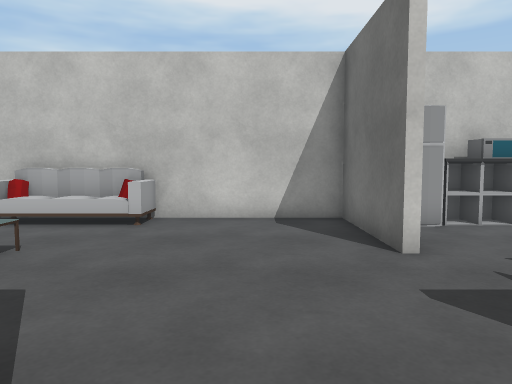
[1] (above)

17 first-person views from a walk through a Unity game level. The camera is 1.2 m above the floor, tilts 4° down and sees 70° across. The floor is counted in squares, 0.91 m on a side. Each view is taken from the middle of a square. On the plan, view 1 faces up. The plan holds only what a view shows up to about 15 squares ahead; the rest is blank. The place goes on beyond the plan. The player character is not drawn. Some surface patterns are stand-ins.

[2]
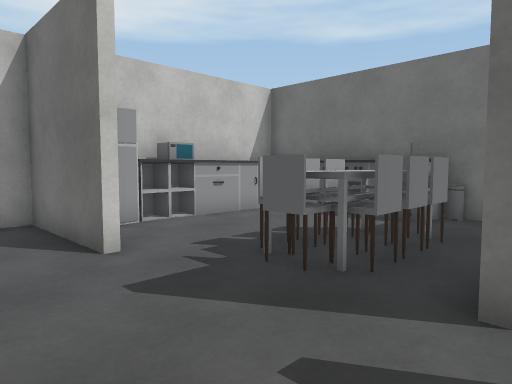

[3]
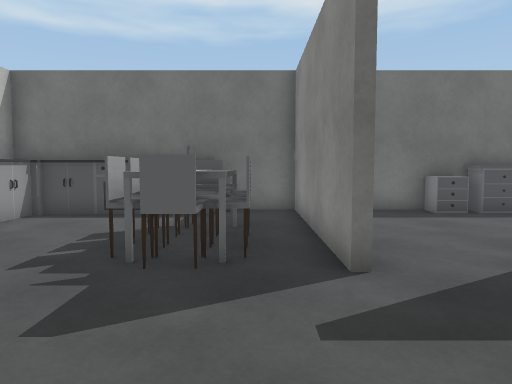

[4]
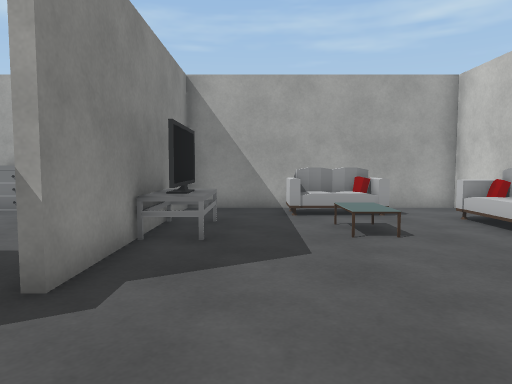

[5]
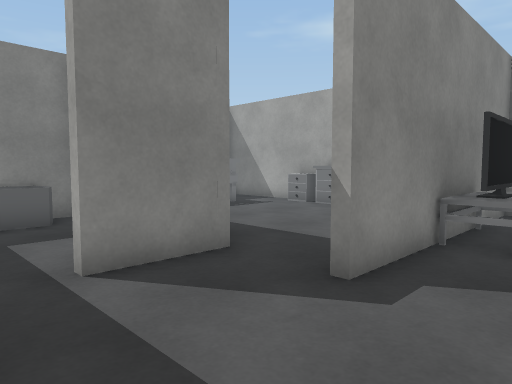

[6]
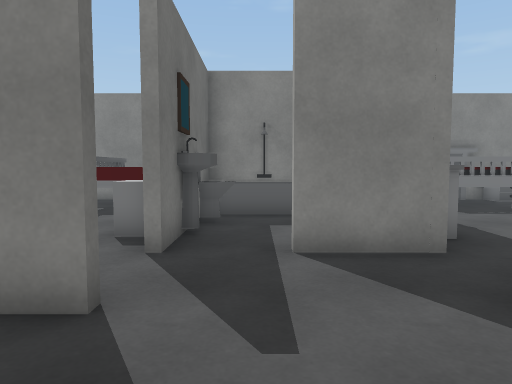

[7]
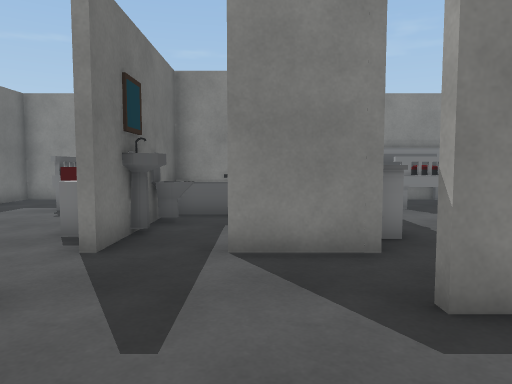

[8]
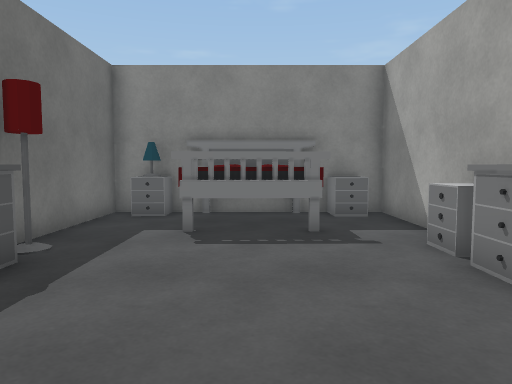

[9]
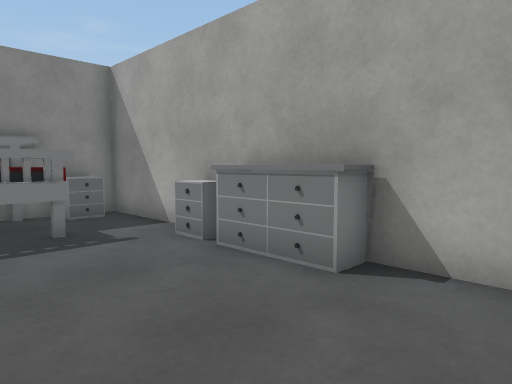

[10]
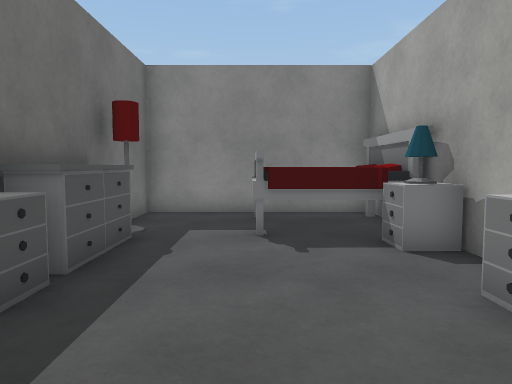

[11]
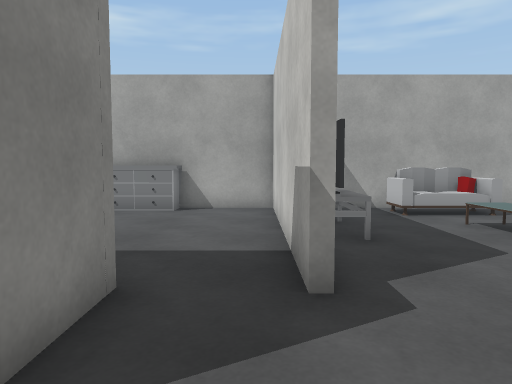

[12]
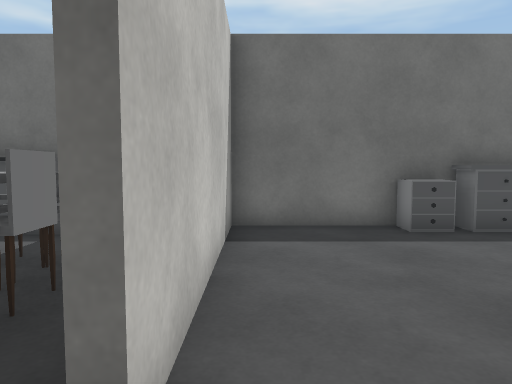

[13]
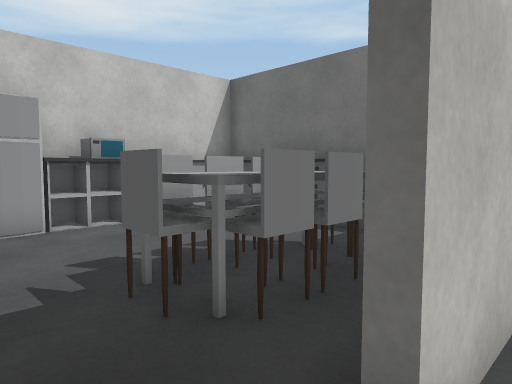

[14]
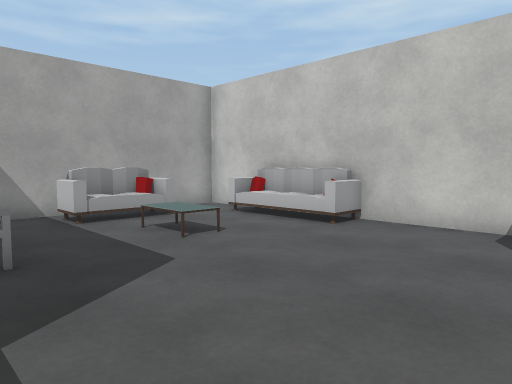

[15]
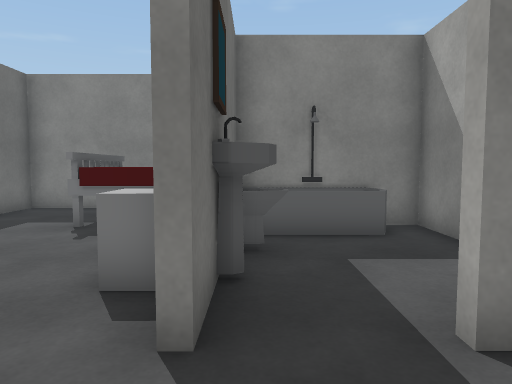

[16]
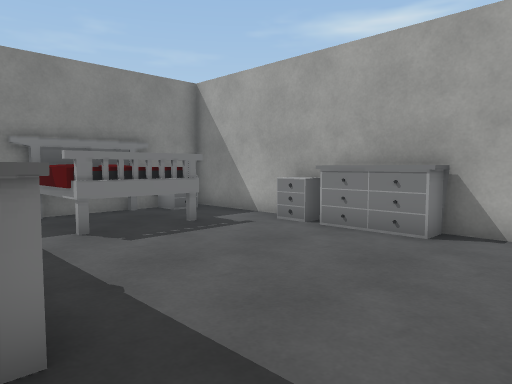

[17]
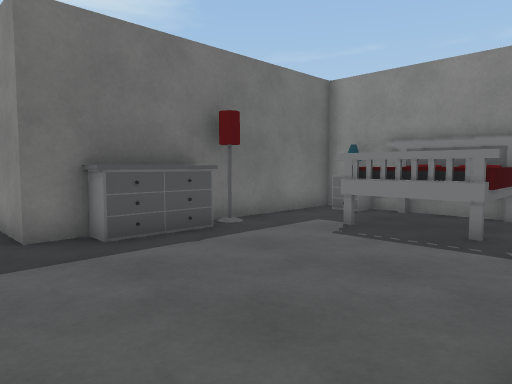

### Floor plan
Points are (right, up) in squares from view 1. A wall is a line through its corners. A room is listed if a view was taken in it or the views show most of it. See-through windows are left out.
Room 1 (views 1, 2, 3, 4, 5, 6, 7, 11, 12, 13, 14, 15, 16)
walls: (2.2, 5.4) (2.2, 9.4) (-3.5, 9.4); (-0.6, 0.5) (-1.5, 0.5); (3.5, 0.8) (10.1, 0.8) (10.1, 2.5); (-3.5, 0.8) (-0.6, 0.8); (-0.9, -1.5) (1.5, -1.5); (-5.4, 9.4) (-8.6, 9.4) (-8.6, 0.8); (3.5, -2.5) (3.5, -1.5); (10.1, 7.4) (10.1, 9.4); (-7.6, 0.8) (-5.4, 0.8)
ways out: opening at (-1, -0.5) to room 2; opening at (2.7, -1) to room 2
objects: sofa (-8, 4) to (-7, 6); other object (-6, 2); TV (-5, 1) to (-4, 2); sofa (-5, 9) to (-4, 9); other object (-4, 1); fridge (3, 8) to (4, 9); chair (4, 2); chair (4, 3); chair (4, 4); chair (5, 2); chair (5, 4); sink (5, 8) to (8, 9); chair (6, 2); chair (6, 4) to (7, 4); microwave (6, 9); chair (7, 3); sink (9, 3) to (10, 7); sink (9, 8) to (9, 9); bin (10, 3)
Room 2 (views 8, 9, 10, 17)
walls: (-0.7, -6.4) (-0.7, -7.2) (2.5, -7.2); (-0.9, -2.5) (-0.9, -1.5); (-1.5, 0.5) (-3.4, 0.5); (3.8, -10.6) (10.1, -10.6) (10.1, -7.4); (-5.5, 0.5) (-8.1, 0.5); (10.1, -3.5) (10.1, 0.5) (3.5, 0.5); (-8.6, 0.6) (-8.6, -10.6) (-0.9, -10.6) (-0.9, -4.4)
ways out: opening at (-1, -0.5) to room 1; opening at (2.7, -1) to room 1
objects: drawers (-8, -10) to (-7, -10); drawers (-8, -6) to (-8, -5); drawers (-8, -4) to (-8, -3); bed (-6, -10) to (-4, -8); lamp (-3, -10); drawers (-2, -10); lamp (-1, -6); drawers (-1, -4) to (-1, -3); bathtub (1, -7) to (3, -6); toilet (3, -5); sink (3, -4) to (3, -3); bed (4, -10) to (7, -7); drawers (4, -6); drawers (4, -3); lamp (5, -6); lamp (10, -7); drawers (10, -6) to (10, -5); drawers (10, -4)

Where each view was taken, in squares from view 1:
view 1: 0 up, 0 right, facing up
view 2: 0 up, 0 right, facing up-right
view 3: 2 up, 1 left, facing right
view 4: 3 up, 3 right, facing left
view 5: 3 up, 3 right, facing down-left
view 6: 4 up, 2 right, facing down
view 7: 4 up, 1 right, facing down
view 8: 0 up, 5 left, facing down
view 9: 0 up, 4 left, facing down-left
view 10: 0 up, 7 right, facing down
view 11: 0 up, 3 right, facing left
view 12: 0 up, 2 right, facing right
view 13: 0 up, 2 right, facing up-right
view 14: 1 up, 2 right, facing up-left
view 15: 1 up, 3 right, facing down
view 16: 0 up, 1 left, facing down-left
view 17: 0 up, 8 left, facing down-right
